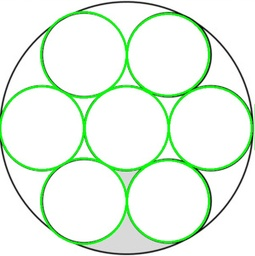
#> input picture tmp.jpg, 255 x 256 px, shrunk from 597 x 600 before the run
$ python circledetect.py tmp.jpg
#> lines starting #> are read from the running program, lines starting #| are printed output that depends on the picture; after the words box and inside, x2 and y2 are one past the last pixel; in counts of white or black regions, pixels touching at a corner belong together
#> further down, img is the input picture: shape (256, 255, 3); mean B, G, R 232.4, 245.7, 232.4
from __future__ import print_function
import cv2
import sys
import os
import math
#from matplotlib import pyplot as plt
import numpy as np
import copy
from scipy import arange
INF=1e18

def show(img,name="tmp.jpg"):
    cv2.imwrite(name,img)
    #if(name=="tmp.jpg"):
    #   os.system("open tmp.jpg")

def checkc(xc,yc,circles,dist):
    for (x,y,r) in circles:
        if( (x-xc)**2+(y-yc)**2<dist**2):
            return False
    return True


def hought(img,minref,minr,maxr,dist):
#> called with minref = 50, minr = 96, maxr = 103, dist = 50
    thres,resthres=cv2.threshold(img,120,255,cv2.THRESH_BINARY)
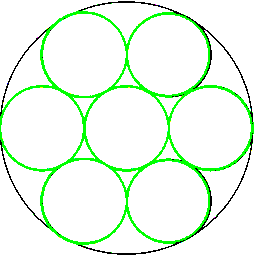
#> resthres: shape (256, 255, 3); mean B, G, R 233, 250.2, 233
    edges = cv2.Canny(resthres,200,255)
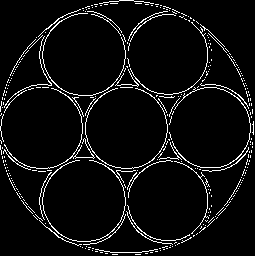
#> edges: shape (256, 255); 5.6% white in thin lines or dots
    show(edges,"edges.jpg")
    radius=[minr,maxr,1]
    X,Y,c=img.shape
#> X = 256; Y = 255; c = 3
    data=np.array([[[0]*(radius[1]-radius[0]+1)]*Y]*X)


    # In[224]:

    for i in range(X):
        for j in range(Y):
            if(edges[i][j]!=0):
                for r in range(radius[0],radius[1],radius[2]):
                    for x in range(i-r,i+r):
                        if(x>=0 and x<X):
                            ysq=r**2-(x-i)**2
                            if(ysq>0):
                                y=ysq**0.5+j
                                y=int(y)
                                if(0<=y<Y):
                                    data[x][y][r-radius[0]]+=1

    maxv=-1e18
    ans=[0,0,0]
    dt=[]
    for i in range(X):
        for j in range(Y):
            for r in range(0,radius[1]-radius[0]+1,radius[2]):
                dt.append([data[i][j][r],i,j,r])

    dt=sorted(dt, key=lambda student: student[0],reverse=True)


    circles=[]


    for i in range(len(dt)):
        if(dt[i][0]<minref):
            break
        if(checkc(dt[i][2],dt[i][1],circles,dist)):
            circles.append([dt[i][2],dt[i][1],dt[i][3]+radius[0]])
#> after the loop, circles = [[102, 138, 102]]


    return circles


img=cv2.imread(sys.argv[1])
#def hought(img,minref,minr,maxr,dist):

circles=hought(img,50,96,103,50)
#> circles = [[102, 138, 102]]
out=img.copy()
for (x, y, r) in circles:
    cv2.circle(out, (x, y), r, (0, 255, 0), 4)
#> this loop made 1 pass
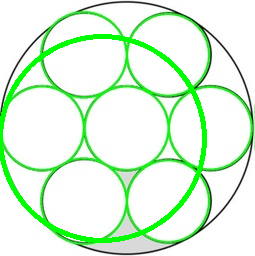
#> out: shape (256, 255, 3); 4.84% of pixels changed, all inside (x1, y1, x2, y2) = (0, 34, 207, 243)

show(out)

$ run again, with circled.jpg copied over tmp.jpg
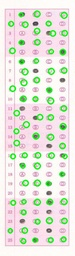
#> input picture circled.jpg, 75 x 256 px, shrunk from 280 x 960 before the run
#> img is the input picture: shape (256, 75, 3); mean B, G, R 218.8, 229.3, 227.7
#> in hought, `thres,resthres=cv2.threshold(img,120,255,cv2.THRESH_BINARY)`:
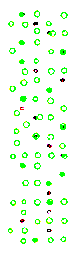
#> resthres: shape (256, 75, 3); mean B, G, R 235, 253.2, 236.7
#> in hought, `edges = cv2.Canny(resthres,200,255)`:
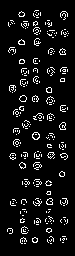
#> edges: shape (256, 75); 7.3% white in thin lines or dots, all inside (x1, y1, x2, y2) = (7, 10, 69, 244)
#> `circles=hought(img,50,96,103,50)`: circles = []
